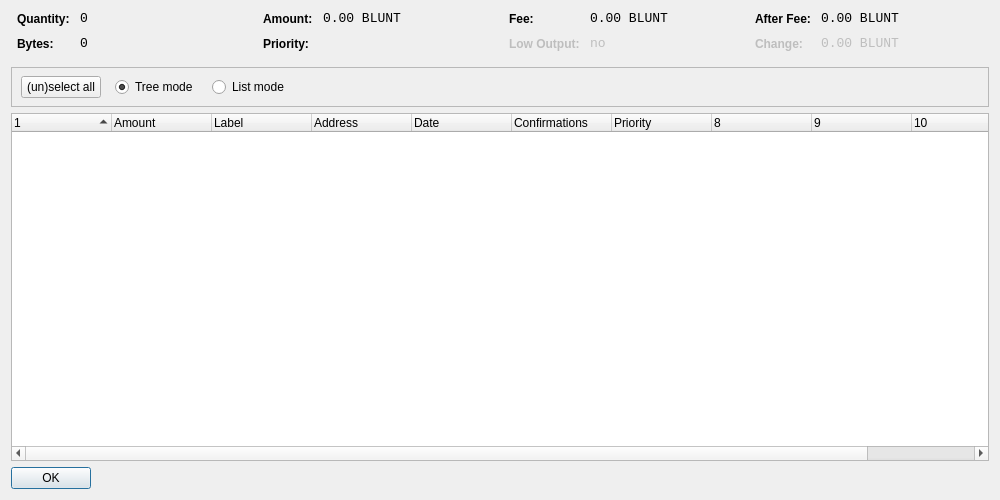
<?xml version="1.0" encoding="UTF-8"?>
<ui version="4.0">
 <class>CoinControlDialog</class>
 <widget class="QDialog" name="CoinControlDialog">
  <property name="geometry">
   <rect>
    <x>0</x>
    <y>0</y>
    <width>1000</width>
    <height>500</height>
   </rect>
  </property>
  <property name="windowTitle">
   <string>Coin Control</string>
  </property>
  <layout class="QVBoxLayout" name="verticalLayout">
   <item>
    <layout class="QHBoxLayout" name="horizontalLayoutTop" stretch="0,0,0,0">
     <property name="topMargin">
      <number>0</number>
     </property>
     <property name="bottomMargin">
      <number>10</number>
     </property>
     <item>
      <layout class="QFormLayout" name="formLayoutCoinControl1">
       <property name="horizontalSpacing">
        <number>10</number>
       </property>
       <property name="verticalSpacing">
        <number>10</number>
       </property>
       <property name="leftMargin">
        <number>6</number>
       </property>
       <property name="rightMargin">
        <number>6</number>
       </property>
       <item row="0" column="0">
        <widget class="QLabel" name="labelCoinControlQuantityText">
         <property name="styleSheet">
          <string notr="true">font-weight:bold;</string>
         </property>
         <property name="text">
          <string>Quantity:</string>
         </property>
        </widget>
       </item>
       <item row="0" column="1">
        <widget class="QLabel" name="labelCoinControlQuantity">
         <property name="font">
          <font>
           <family>Monospace</family>
           <pointsize>10</pointsize>
          </font>
         </property>
         <property name="cursor">
          <cursorShape>IBeamCursor</cursorShape>
         </property>
         <property name="contextMenuPolicy">
          <enum>Qt::ActionsContextMenu</enum>
         </property>
         <property name="text">
          <string notr="true">0</string>
         </property>
         <property name="textInteractionFlags">
          <set>Qt::LinksAccessibleByMouse|Qt::TextSelectableByKeyboard|Qt::TextSelectableByMouse</set>
         </property>
        </widget>
       </item>
       <item row="1" column="0">
        <widget class="QLabel" name="labelCoinControlBytesText">
         <property name="styleSheet">
          <string notr="true">font-weight:bold;</string>
         </property>
         <property name="text">
          <string>Bytes:</string>
         </property>
        </widget>
       </item>
       <item row="1" column="1">
        <widget class="QLabel" name="labelCoinControlBytes">
         <property name="font">
          <font>
           <family>Monospace</family>
           <pointsize>10</pointsize>
          </font>
         </property>
         <property name="cursor">
          <cursorShape>IBeamCursor</cursorShape>
         </property>
         <property name="contextMenuPolicy">
          <enum>Qt::ActionsContextMenu</enum>
         </property>
         <property name="text">
          <string notr="true">0</string>
         </property>
         <property name="textInteractionFlags">
          <set>Qt::LinksAccessibleByMouse|Qt::TextSelectableByKeyboard|Qt::TextSelectableByMouse</set>
         </property>
        </widget>
       </item>
      </layout>
     </item>
     <item>
      <layout class="QFormLayout" name="formLayoutCoinControl2">
       <property name="horizontalSpacing">
        <number>10</number>
       </property>
       <property name="verticalSpacing">
        <number>10</number>
       </property>
       <property name="leftMargin">
        <number>6</number>
       </property>
       <property name="rightMargin">
        <number>6</number>
       </property>
       <item row="0" column="0">
        <widget class="QLabel" name="labelCoinControlAmountText">
         <property name="styleSheet">
          <string notr="true">font-weight:bold;</string>
         </property>
         <property name="text">
          <string>Amount:</string>
         </property>
        </widget>
       </item>
       <item row="0" column="1">
        <widget class="QLabel" name="labelCoinControlAmount">
         <property name="font">
          <font>
           <family>Monospace</family>
           <pointsize>10</pointsize>
          </font>
         </property>
         <property name="cursor">
          <cursorShape>IBeamCursor</cursorShape>
         </property>
         <property name="contextMenuPolicy">
          <enum>Qt::ActionsContextMenu</enum>
         </property>
         <property name="text">
          <string notr="true">0.00 BLUNT</string>
         </property>
         <property name="textInteractionFlags">
          <set>Qt::LinksAccessibleByMouse|Qt::TextSelectableByKeyboard|Qt::TextSelectableByMouse</set>
         </property>
        </widget>
       </item>
       <item row="1" column="0">
        <widget class="QLabel" name="labelCoinControlPriorityText">
         <property name="styleSheet">
          <string notr="true">font-weight:bold;</string>
         </property>
         <property name="text">
          <string>Priority:</string>
         </property>
        </widget>
       </item>
       <item row="1" column="1">
        <widget class="QLabel" name="labelCoinControlPriority">
         <property name="font">
          <font>
           <family>Monospace</family>
           <pointsize>10</pointsize>
          </font>
         </property>
         <property name="cursor">
          <cursorShape>IBeamCursor</cursorShape>
         </property>
         <property name="contextMenuPolicy">
          <enum>Qt::ActionsContextMenu</enum>
         </property>
         <property name="text">
          <string/>
         </property>
         <property name="textInteractionFlags">
          <set>Qt::LinksAccessibleByMouse|Qt::TextSelectableByKeyboard|Qt::TextSelectableByMouse</set>
         </property>
        </widget>
       </item>
      </layout>
     </item>
     <item>
      <layout class="QFormLayout" name="formLayoutCoinControl3">
       <property name="horizontalSpacing">
        <number>10</number>
       </property>
       <property name="verticalSpacing">
        <number>10</number>
       </property>
       <property name="leftMargin">
        <number>6</number>
       </property>
       <property name="rightMargin">
        <number>6</number>
       </property>
       <item row="0" column="0">
        <widget class="QLabel" name="labelCoinControlFeeText">
         <property name="styleSheet">
          <string notr="true">font-weight:bold;</string>
         </property>
         <property name="text">
          <string>Fee:</string>
         </property>
        </widget>
       </item>
       <item row="0" column="1">
        <widget class="QLabel" name="labelCoinControlFee">
         <property name="font">
          <font>
           <family>Monospace</family>
           <pointsize>10</pointsize>
          </font>
         </property>
         <property name="cursor">
          <cursorShape>IBeamCursor</cursorShape>
         </property>
         <property name="contextMenuPolicy">
          <enum>Qt::ActionsContextMenu</enum>
         </property>
         <property name="text">
          <string notr="true">0.00 BLUNT</string>
         </property>
         <property name="textInteractionFlags">
          <set>Qt::LinksAccessibleByMouse|Qt::TextSelectableByKeyboard|Qt::TextSelectableByMouse</set>
         </property>
        </widget>
       </item>
       <item row="1" column="0">
        <widget class="QLabel" name="labelCoinControlLowOutputText">
         <property name="enabled">
          <bool>false</bool>
         </property>
         <property name="styleSheet">
          <string notr="true">font-weight:bold;</string>
         </property>
         <property name="text">
          <string>Low Output:</string>
         </property>
        </widget>
       </item>
       <item row="1" column="1">
        <widget class="QLabel" name="labelCoinControlLowOutput">
         <property name="enabled">
          <bool>false</bool>
         </property>
         <property name="font">
          <font>
           <family>Monospace</family>
           <pointsize>10</pointsize>
          </font>
         </property>
         <property name="cursor">
          <cursorShape>IBeamCursor</cursorShape>
         </property>
         <property name="contextMenuPolicy">
          <enum>Qt::ActionsContextMenu</enum>
         </property>
         <property name="text">
          <string notr="true">no</string>
         </property>
         <property name="textInteractionFlags">
          <set>Qt::LinksAccessibleByMouse|Qt::TextSelectableByKeyboard|Qt::TextSelectableByMouse</set>
         </property>
        </widget>
       </item>
      </layout>
     </item>
     <item>
      <layout class="QFormLayout" name="formLayoutCoinControl4">
       <property name="horizontalSpacing">
        <number>10</number>
       </property>
       <property name="verticalSpacing">
        <number>10</number>
       </property>
       <property name="leftMargin">
        <number>6</number>
       </property>
       <property name="rightMargin">
        <number>6</number>
       </property>
       <item row="0" column="0">
        <widget class="QLabel" name="labelCoinControlAfterFeeText">
         <property name="styleSheet">
          <string notr="true">font-weight:bold;</string>
         </property>
         <property name="text">
          <string>After Fee:</string>
         </property>
        </widget>
       </item>
       <item row="0" column="1">
        <widget class="QLabel" name="labelCoinControlAfterFee">
         <property name="font">
          <font>
           <family>Monospace</family>
           <pointsize>10</pointsize>
          </font>
         </property>
         <property name="cursor">
          <cursorShape>IBeamCursor</cursorShape>
         </property>
         <property name="contextMenuPolicy">
          <enum>Qt::ActionsContextMenu</enum>
         </property>
         <property name="text">
          <string notr="true">0.00 BLUNT</string>
         </property>
         <property name="textInteractionFlags">
          <set>Qt::LinksAccessibleByMouse|Qt::TextSelectableByKeyboard|Qt::TextSelectableByMouse</set>
         </property>
        </widget>
       </item>
       <item row="1" column="0">
        <widget class="QLabel" name="labelCoinControlChangeText">
         <property name="enabled">
          <bool>false</bool>
         </property>
         <property name="styleSheet">
          <string notr="true">font-weight:bold;</string>
         </property>
         <property name="text">
          <string>Change:</string>
         </property>
        </widget>
       </item>
       <item row="1" column="1">
        <widget class="QLabel" name="labelCoinControlChange">
         <property name="enabled">
          <bool>false</bool>
         </property>
         <property name="font">
          <font>
           <family>Monospace</family>
           <pointsize>10</pointsize>
          </font>
         </property>
         <property name="cursor">
          <cursorShape>IBeamCursor</cursorShape>
         </property>
         <property name="contextMenuPolicy">
          <enum>Qt::ActionsContextMenu</enum>
         </property>
         <property name="text">
          <string notr="true">0.00 BLUNT</string>
         </property>
         <property name="textInteractionFlags">
          <set>Qt::LinksAccessibleByMouse|Qt::TextSelectableByKeyboard|Qt::TextSelectableByMouse</set>
         </property>
        </widget>
       </item>
      </layout>
     </item>
    </layout>
   </item>
   <item>
    <widget class="QFrame" name="frame">
     <property name="minimumSize">
      <size>
       <width>0</width>
       <height>40</height>
      </size>
     </property>
     <property name="frameShape">
      <enum>QFrame::StyledPanel</enum>
     </property>
     <property name="frameShadow">
      <enum>QFrame::Sunken</enum>
     </property>
     <widget class="QWidget" name="horizontalLayoutWidget">
      <property name="geometry">
       <rect>
        <x>10</x>
        <y>0</y>
        <width>781</width>
        <height>41</height>
       </rect>
      </property>
      <layout class="QHBoxLayout" name="horizontalLayoutPanel" stretch="0,0,0,0,0">
       <property name="spacing">
        <number>14</number>
       </property>
       <item>
        <widget class="QPushButton" name="pushButtonSelectAll">
         <property name="sizePolicy">
          <sizepolicy hsizetype="Maximum" vsizetype="Fixed">
           <horstretch>0</horstretch>
           <verstretch>0</verstretch>
          </sizepolicy>
         </property>
         <property name="text">
          <string>(un)select all</string>
         </property>
        </widget>
       </item>
       <item>
        <widget class="QRadioButton" name="radioTreeMode">
         <property name="sizePolicy">
          <sizepolicy hsizetype="Maximum" vsizetype="Fixed">
           <horstretch>0</horstretch>
           <verstretch>0</verstretch>
          </sizepolicy>
         </property>
         <property name="text">
          <string>Tree mode</string>
         </property>
         <property name="checked">
          <bool>true</bool>
         </property>
        </widget>
       </item>
       <item>
        <widget class="QRadioButton" name="radioListMode">
         <property name="sizePolicy">
          <sizepolicy hsizetype="Maximum" vsizetype="Fixed">
           <horstretch>0</horstretch>
           <verstretch>0</verstretch>
          </sizepolicy>
         </property>
         <property name="text">
          <string>List mode</string>
         </property>
        </widget>
       </item>
       <item>
        <spacer name="horizontalSpacer">
         <property name="orientation">
          <enum>Qt::Horizontal</enum>
         </property>
         <property name="sizeHint" stdset="0">
          <size>
           <width>40</width>
           <height>20</height>
          </size>
         </property>
        </spacer>
       </item>
      </layout>
     </widget>
    </widget>
   </item>
   <item>
    <widget class="CoinControlTreeWidget" name="treeWidget">
     <property name="contextMenuPolicy">
      <enum>Qt::CustomContextMenu</enum>
     </property>
     <property name="sortingEnabled">
      <bool>false</bool>
     </property>
     <property name="columnCount">
      <number>11</number>
     </property>
     <attribute name="headerShowSortIndicator" stdset="0">
      <bool>true</bool>
     </attribute>
     <attribute name="headerStretchLastSection">
      <bool>false</bool>
     </attribute>
     <column>
      <property name="text">
       <string/>
      </property>
     </column>
     <column>
      <property name="text">
       <string>Amount</string>
      </property>
     </column>
     <column>
      <property name="text">
       <string>Label</string>
      </property>
     </column>
     <column>
      <property name="text">
       <string>Address</string>
      </property>
     </column>
     <column>
      <property name="text">
       <string>Date</string>
      </property>
     </column>
     <column>
      <property name="text">
       <string>Confirmations</string>
      </property>
      <property name="toolTip">
       <string>Confirmed</string>
      </property>
     </column>
     <column>
      <property name="text">
       <string>Priority</string>
      </property>
     </column>
     <column>
      <property name="text">
       <string/>
      </property>
     </column>
     <column>
      <property name="text">
       <string/>
      </property>
     </column>
     <column>
      <property name="text">
       <string/>
      </property>
     </column>
     <column>
      <property name="text">
       <string/>
      </property>
     </column>
    </widget>
   </item>
   <item>
    <widget class="QDialogButtonBox" name="buttonBox">
     <property name="sizePolicy">
      <sizepolicy hsizetype="Maximum" vsizetype="Fixed">
       <horstretch>0</horstretch>
       <verstretch>0</verstretch>
      </sizepolicy>
     </property>
     <property name="orientation">
      <enum>Qt::Horizontal</enum>
     </property>
     <property name="standardButtons">
      <set>QDialogButtonBox::Ok</set>
     </property>
    </widget>
   </item>
  </layout>
 </widget>
 <customwidgets>
  <customwidget>
   <class>CoinControlTreeWidget</class>
   <extends>QTreeWidget</extends>
   <header>coincontroltreewidget.h</header>
  </customwidget>
 </customwidgets>
 <resources/>
 <connections/>
</ui>
